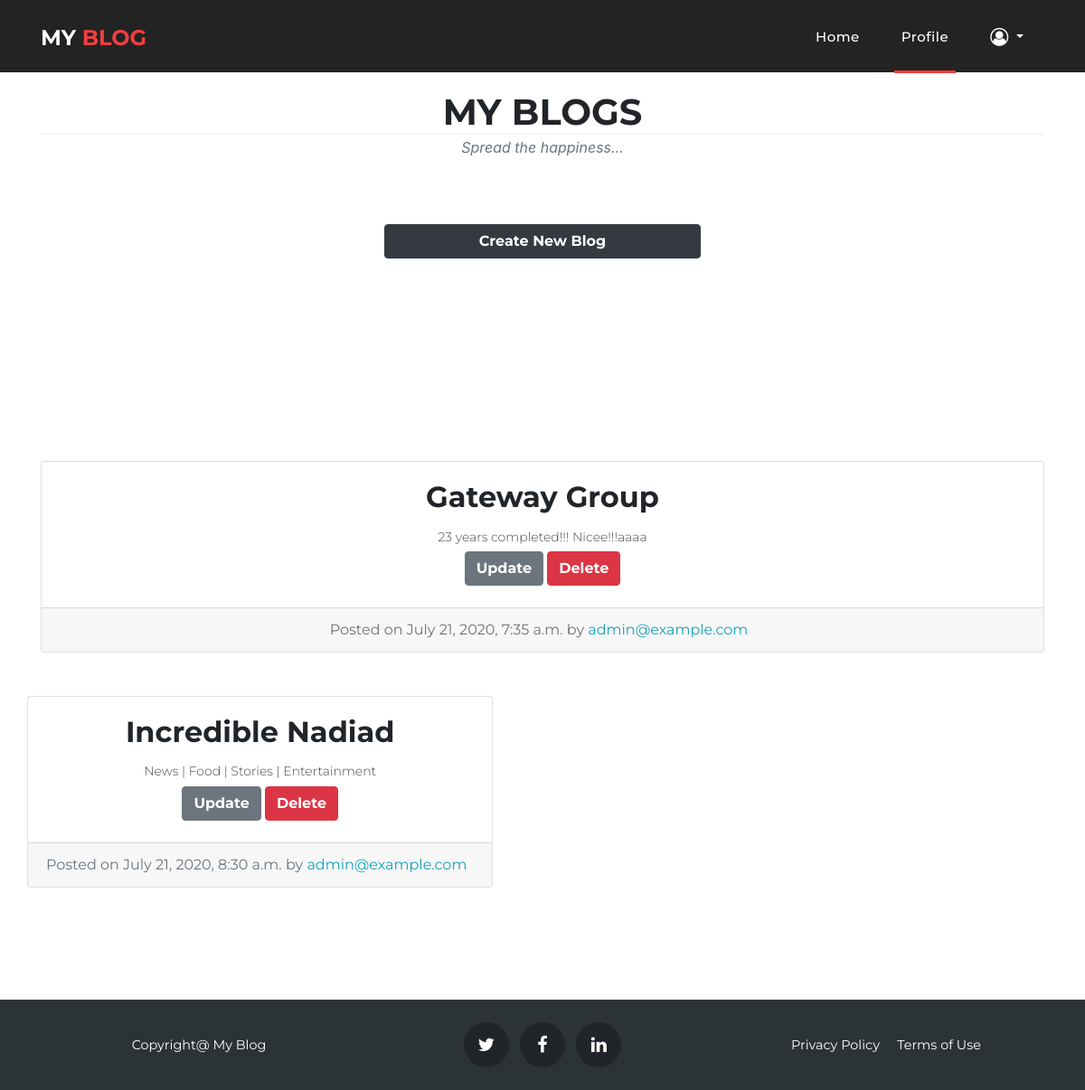
Screenshot of /profile/ (signed in) with the database file from the repository.
### customuser/blog/models.py (models this page shows, shortened)
class Blog(models.Model):
    title = models.CharField(max_length=200)
    body = models.TextField(max_length=200)
    date = models.DateTimeField(auto_now_add=True)
    author = models.ForeignKey(settings.AUTH_USER_MODEL, on_delete=models.CASCADE)
    class Meta:
        verbose_name_plural = "Blogs"

### customuser/users/models.py (models this page shows)
class CustomUser(AbstractUser):
    username = None
    email = models.EmailField(_('email address'), unique=True)
    USERNAME_FIELD = 'email'
    REQUIRED_FIELDS = []
    objects = CustomUserManager()
    spouse_name = models.CharField(blank=True, max_length=100)
    date_of_birth = models.DateField(blank=True, null=True)
    def __str__(self):
        return self.email

### customuser/blog/views.py (the view)
# urls.py: path('profile/', DashboardView.as_view(), name='profile'),
class DashboardView(LoginRequiredMixin, ListView):
    model = Blog
    template_name = "profile.html"
    context_object_name = 'blog_entries'
    paginate_by = 3
    def get_queryset(self):
        return Blog.objects.filter(author=self.request.user)

### customuser/templates/profile.html (shortened to what this page needs)
{% extends 'base.html' %}
{% block content %}
<section class="page-section" id="Head">
    <div class="container">
      <div class="row">
        <div class="col-lg-12 text-center">
          <h2 class="section-heading text-uppercase" style="text-align: center;">My Blogs</h2>
          <h3 class="section-subheading text-muted">Spread the happiness...</h3>
        </div>
      </div>
        <div class="row text-center">
    <div class="col-md-4"></div>
        <div class="col-md-4">
            <button id="new_blog" style="width:100%;" class="btn btn-dark">Create New Blog</button>
        </div>
        <div class="col-md-4"></div>
    </div>
</section>
<section class="page-section" id="profile">
    <div class="container">
    <div class="row text-center">
      <div class="col-md-12">
        {% for blog in blog_entries %}
          <div class="card mb-4 mt-4">
            <div class="card-body">
              <h2 class="card-title">{{blog.title}}</h2>
              <p class="card-text">{{blog.body}}</p>
                <a class='btn btn-secondary btn-sam mt-1 mb-1' href="{% url 'post-update' blog.id %}">Update</a>
                <a class='btn btn-danger btn-sam mt-1 mb-1' href="{% url 'post-delete' blog.id %}">Delete</a>
            </div>
            <div class="card-footer text-muted">
              Posted on {{blog.date}} by
              <span class= "text-info mr-2">{{blog.author}}</span>
            </div>
          </div>
          </div>
        {% endfor %}
      </div>
    </div>
  {% endblock %}

### customuser/static/assets/css/templatemo-sixteen.css (style rules this page uses)
body { font-family: 'Poppins', sans-serif; overflow-x: hidden; text-rendering: optimizeLegibility; -webkit-font-smoothing: antialiased; -moz-osx-font-smoothing: grayscale; }
p { margin-bottom: 0px; font-size: 14px; font-weight: 300; color: #4a4a4a; line-height: 24px; }
a { text-decoration: none!important; }
h1,h2,h3,h4,h5,h6 { margin: 0px; }
.section-heading { text-align: left; margin-bottom: 5px; border-bottom: 1px solid #eee; }

### customuser/static/assets/css/style.css (style rules this page uses)
body { margin: 0; padding: 0; font-family: "montserrat",sans-serif; }

### rows the page displays
Blog: title "Gateway Group", body "23 years completed!!! Nicee!!!aaaa", date "July 21, 2020, 7:35 a.m.", author "admin@example.com"
Blog: title "Incredible Nadiad", body "News | Food | Stories | Entertainment", date "July 21, 2020, 8:30 a.m.", author "admin@example.com"
